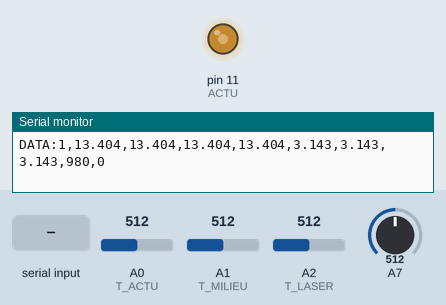
Recording of a sketch running on a simulated Arduino Mega 2560, built with avr-gcc and run on an emulated ATmega2560. Parts: output pins drawn as LEDs (lit = HIGH), the last lines printed to the serial monitor. The inputs (shaded band) are chosen by the test bench; at power-on: A7 = 512, A1 (T_MILIEU) = 512, A0 (T_ACTU) = 512, A2 (T_LASER) = 512.

Above: at 2.3 s.
2.4 s: "set_mode 90\n" received over Serial
At 4.1 s:
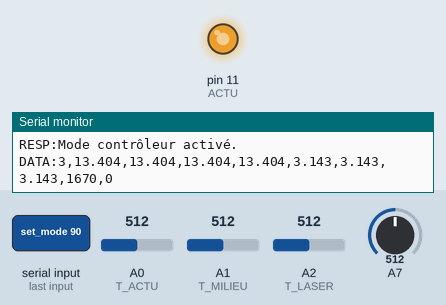
4.8 s: A7 set to 306
At 5.6 s:
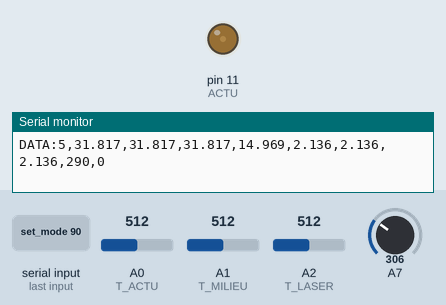
6.8 s: A7 set to 716
At 8.3 s:
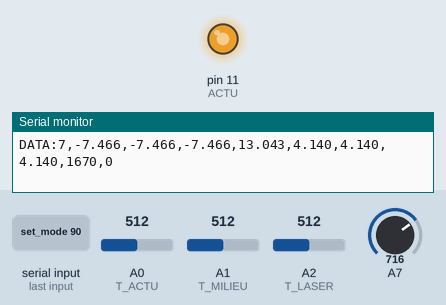
8.8 s: A7 set to 280
At 9.8 s:
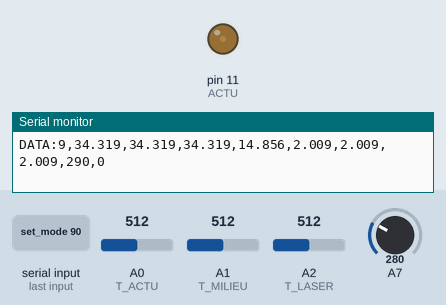
10.8 s: A1 (T_MILIEU) set to 992
At 14.1 s:
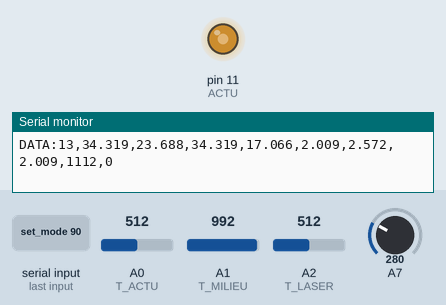
Timing chart, 0 to 19.8 s (numbered marks = the images above; inputs shaded):
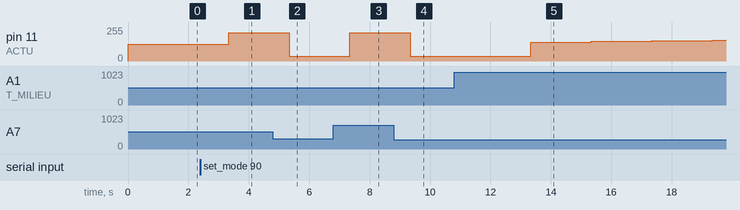

Measured:
- after the input at 2.4 s, pin 11 (ACTU): 125/255 → 213/255 after 0.94 s
- after the input at 4.8 s, pin 11 (ACTU): 213/255 → 37/255 after 0.54 s
- after the input at 6.8 s, pin 11 (ACTU): 37/255 → 213/255 after 0.54 s
- after the input at 8.8 s, pin 11 (ACTU): 213/255 → 37/255 after 0.54 s
- after the input at 10.8 s, pin 11 (ACTU): 37/255 → 142/255 after 2.5 s, → 147/255 2.0 s later, → 151/255 2.0 s later, → 155/255 2.0 s later

The sketch:

controleur.ino
```cpp
// Constantes pour les pins
const int T_ACTU = A0;
const int T_MILIEU = A1;
const int T_LASER = A2;
const int ACTU = 11; // pour avoir timer1 (16 bits)

// Constantes thermistances
const double A = 0.00335401643468053;
const double B = 0.000256523550896126;
const double C = 0.00000260597012072052;
const double D = 0.000000063292612648746;
const int r_25deg = 10000;
const int r_diviseur = 10000;
const double freq = 1.5; // Freq échantillonnage = freq/3

// Constantes et variables pour PIDF;
/*double a0 = 367.68750;
double a1 = -710.27591;
double a2 = 343.01658;
double b0 = 0.60350;
double b1 = 0.39650;
*/

double Kp = 25.0;
double Ti = 0.16;
double Td = 664.34;
double Tf = 0.7336;

// Memoire donnees pour PIDF
double e[2] = {0}; // files entrees
double u[2] = {0}; // files sortie
int index = 0;
double err_integrale = 0;
double err_prev = 0;
double derivee_filtree_prev = 0;

// Saturation
const int umin = 290;
const int umax = 1670;

// Variables pour calculer T3 estimé (calculs en assumant T=2)
const double b = 0.085;
const double a = 0.9026;
double t3k_1 = 0;

bool mode_rep_echelon = true;  // Pour setter si on veut sauvegarder des réponses à l'échelon ou asservir la temperature (si false)

double temp_cible = 24.0;
double temp_piece = 24.0; // Point d'operation, mesuré dans le setup

// Stabilite
const double tolerance = 0.1;
const int N = 30;
double t3_mesures[N] = {0}; // tableau circulaire mesures
int indice = 0;

// Variables lecteurs températures
volatile uint16_t valeur_ADC[3];
volatile uint8_t canal_ADC = 0;   // numero pin en cours de lecture
volatile bool nouvelle_donnee = false;

// Déclarations fonctions
double bits_a_tension(double donne_brute);
double PID_output(double cible, double mesure);
double tension_a_temp(double tension);
double estimer_t3(double t2_mesure);
int verif_stable(double t3);


void setup() {
  // Pour print
  Serial.begin(115200);

  pinMode(T_ACTU, INPUT);
  pinMode(T_MILIEU, INPUT);
  pinMode(T_LASER, INPUT);
  pinMode(ACTU, OUTPUT);

  // Pour avoir fréquence de 1kHz et 16 bits sur le pwm
  TCCR1A = (1 << COM1A1) | (1 << WGM11); // Mode Fast PWM avec TOP = ICR1
  TCCR1B = (1 << WGM13) | (1 << WGM12) | (1 << CS11); // Prescaler = 8
  ICR1 = 2000;  // Définit la période pour obtenir 1kHz
  OCR1A = 980; // entre 280 et 1680 (0V quand 980)

  // Timer2 pour test sur arduino uno
  /*TCCR2A = (1 << WGM21);   // Mode CTC pour faire interruptions
  TCCR2B = (1 << CS22);    // Prescaler de 64
  OCR2A = 249;             // Calcul pour trouver OCR2A en fonction de la fréquence d'échantillonnage : (16 MHz / (prescaler *  62.5Hz)) - 1 = 249
  TIMSK2 |= (1 << OCIE2A); // Activer l’interruption du timer
*/
  // Timer 3: code officiel pour arduino mega
  // Configurer Timer3 pour générer interruption
  TCCR3A = 0;                      // Mode normal
  TCCR3B = (1 << WGM32) | (1 << CS32) | (1 << CS30);  // CTC mode, prescaler 1024
  OCR3A = 16000000 / (1024 * freq) - 1;
  TIMSK3 |= (1 << OCIE3A);         // Activer l’interruption du timer


  // Configurer l’ADC
  ADMUX = (1 << REFS0);    // Référence AVCC, entrée (A0)
  ADCSRA = (1 << ADEN)  |  // Activer l’ADC
           (1 << ADPS2) | (1 << ADPS1) | (1 << ADPS0); // Prescaler 128 (16MHz / prescaler = 125kHz ADC)
  // Complète une conversion en 104us (13 cycle d'horloge / fréquence adc = 104us)

  // Récolter la température de la pièce (pour point d'opération)
  delay(1000);
  double somme = 0;
  const int nbMesures = 10;
  for (int i = 0; i < nbMesures; i++) {
    somme += analogRead(T_MILIEU);
    delay(10);
  }
  double bits_operation = somme / nbMesures;
  temp_piece = tension_a_temp(bits_a_tension(bits_operation));
}


ISR(TIMER3_COMPA_vect) {
  //Sélectionner le canal ADC (A0, A1, A2)
  ADMUX = (ADMUX & 0xF8) | canal_ADC; // Met à jour les bits MUX pour ADC0, ADC1 ou ADC2

  ADCSRA |= (1 << ADSC);  // Lancer une conversion ADC
  while (ADCSRA & (1 << ADSC));  // Attendre la fin de conversion
  valeur_ADC[canal_ADC] = ADC;  // Lire la valeur (10 bits)

  canal_ADC = (canal_ADC + 1) % 3;
  if (canal_ADC == 0) nouvelle_donnee = true; // Après une séquence complète (A0, A1, A2)
}


void loop() {

  // Vérifier si une commande est reçue
  if (Serial.available() > 0) {
    String commande = Serial.readStringUntil('\n');
    commande.trim();
    if (commande.startsWith("set_mode ")) {
      int mode = commande.substring(8).toInt();
      if (mode == 1) {
        mode_rep_echelon = true;
        Serial.println("RESP:Mode manuel activé.");
      }
      else {
        mode_rep_echelon = false;
        Serial.println("RESP:Mode contrôleur activé.");
      }
    }

    else if (commande == "get_mode"){
      Serial.println("RESP:" + (String)mode_rep_echelon);
    }

    else if (commande == "get_temp_cible"){
      Serial.println("RESP:" + (String)temp_cible);
    }

    else if (commande == "get_temp_piece"){
      Serial.println("RESP:" + (String)temp_piece);
    }

    else if (commande == "get_pidf"){
      Serial.println("RESP:" + String(Kp,3) + "," + String(Ti,3) + "," + String(Td,3) + "," + String(Tf,3));
    }

    else if (commande.startsWith("set_voltage ")) {
      if (mode_rep_echelon) {
        String valeur_str = commande.substring(11);
        valeur_str.trim();
        bool estNombre = true;

        // Vérifier si la valeur est bien un nombre
        for (unsigned int i = 0; i < valeur_str.length(); i++) {
            if (!isDigit(valeur_str[i]) && valeur_str[i] != '.' && valeur_str[i] != '-' && valeur_str[i] != '+' && valeur_str[i] != ' ') {
                estNombre = false;
                break;
            }
        }
        float volt = valeur_str.toFloat();
        if (volt > 1. || volt < -1. || !estNombre) {
          Serial.println("RESP:La tension ne respecte pas les bornes de -1V a 1V.");
        }
        else {
          OCR1A = map(volt*500, -500, 500, umin, umax);
          Serial.print("RESP:Volts en entré: ");
          Serial.println(volt);
        }
      }
      else {
        Serial.println("RESP:Tu ne peux pas commander une tension en mode automatique.");
      }
    }

    else if (commande.startsWith("set_temp ")){
      double temp = commande.substring(8).toFloat();
      if (temp > 30. || temp < 20.) {
        Serial.println("RESP:La température n'est pas entre 20°C et 30°C.");
      }
      else {
        temp_cible = temp;
        Serial.print("RESP:Température en entré: ");
        Serial.print(temp);
        if (mode_rep_echelon){
          Serial.println(". Cependant, il y n'aura pas d'effet, car vous êtes en mode manuel.");
        }
        else{
          Serial.println();
        }
      }
    }

    else if (commande.startsWith("set_temp_piece ")){
      double temp = commande.substring(14).toFloat();
      if (temp > 30. || temp < 20.) {
        Serial.println("RESP:La température n'est pas entre 20°C et 30°C.");
      }
      else {
        temp_piece = temp;
        Serial.print("RESP:Température pièce en entré: ");
        Serial.println(temp);
      }
    }

    else if (commande.startsWith("set_pidf ")){
      String pidf = commande.substring(8);

      char pidf_array[pidf.length() + 1];
      pidf.toCharArray(pidf_array, sizeof(pidf_array));

      char* token = strtok(pidf_array, ",");

      float vals[4] = {0};

      int i = 0;
      while (token != NULL && i < 4) {
          vals[i] = atof(token);
          token = strtok(NULL, ",");
          i++;
      }

      if (i == 4) {
          Kp = vals[0];
          Ti = vals[1];
          Td = vals[2];
          Tf = vals[3];
          Serial.print("RESP:Voici les nouvelles valeurs: Kp=");
          Serial.print(Kp, 3);
          Serial.print(", Ti=");
          Serial.print(Ti, 3);
          Serial.print(", Td=");
          Serial.print(Tf, 3);
          Serial.print(", Tf=");
          Serial.println(Tf, 3);
      } else {
          Serial.println("RESP:Erreur.");
      }
    }

    else {
        Serial.println("RESP:Commande inconnue.");
    }
  }

  // attendre qu'on recupere une nouvelle donnee
  if (nouvelle_donnee) {
    // Conversions ADC (10 bits)
    // Tensions
    double v_actu = bits_a_tension(valeur_ADC[0]);
    double v_milieu = bits_a_tension(valeur_ADC[1]);
    double v_laser = bits_a_tension(valeur_ADC[2]);

    // Convertir les tensions en températures
    double t_actu = tension_a_temp(v_actu);
    double t_milieu = tension_a_temp(v_milieu);
    double t_laser = tension_a_temp(v_laser);

    double t3_estime = estimer_t3(t_milieu);


    // Afficher les donnees sur le serial monitor (pour export)
    Serial.print("DATA:");
    Serial.print(millis()/1000.0, 0);
    Serial.print(",");
    Serial.print(t_actu, 3);
    Serial.print(",");
    Serial.print(t_milieu, 3);
    Serial.print(",");
    Serial.print(t_laser, 3);
    Serial.print(",");
    Serial.print(t3_estime, 3);
    Serial.print(",");
    Serial.print(v_actu, 3);
    Serial.print(",");
    Serial.print(v_milieu, 3);
    Serial.print(",");
    Serial.print(v_laser, 3);

    if (mode_rep_echelon){
    }
    else { // Mode controleur
      double sortie_pid = PID_output(temp_cible, t3_estime);
      // ici on va vouloir changer la fréquence du pwm en fonction de sorti_PI :
      OCR1A = sortie_pid;
    }
    Serial.print(",");
    Serial.print(OCR1A);
    int est_stable = verif_stable(t3_estime);
    Serial.print(",");
    Serial.println(est_stable);
    nouvelle_donnee = false;
  }
}

// Calcule la sortie du PID
double PID_output(double cible, double mesure) {
  // u = anciennes sorties
  // e : anciennes erreurs
  /*double err = (cible - mesure);
  double sortie = a0*err + a1*e[0] + a2*e[1] + b0*u[0] + b1*u[1];
  Serial.println();
  Serial.println(sortie);
  // Mise à jour des erreurs et sorties
  e[1] = e[0];
  e[0] = err;

  u[1] = u[0];
  u[0] = sortie;
  sortie = constrain(map(sortie, -100, 100, umin, umax), umin, umax);
  if (sortie == umin || sortie == umax) {
    e[0] = 0; // Anti-windup
    u[0] = u[1];
  }
  return sortie;*/

  double err = cible - mesure;

  // Mise à jour de l'erreur integrale
  err_integrale += err; // Accumulation pour le terme intégral

  // Calcul PID
  double derivee = err - err_prev;
  double derivee_filtree = (Tf * derivee + derivee_filtree_prev) / (1 + Tf);
  err_prev = err;

  double output = Kp * err + Ti * err_integrale + Td * derivee_filtree;
  output = map(output*10, -1000, 1000, 0, 2000) - 20;


  // Appliquer saturation et anti-windup
  if (output > umax) {
    output = umax;
    err_integrale -= err; // Anti-windup
  }
  else if (output < umin) {
    output = umin;
    err_integrale -= err; // Anti-windup
  }

  return constrain(output, umin, umax);
}

// Calcul la tension a partir du resultat de 0 a 1023
double bits_a_tension(double donne_brute){
  // Transfert en tension et enlever gain et soustraction ampli
  double ref = analogRead(A7);
  ref = ref*5./1023. + 0.04; // Tension drop de 0.04V lors de l'échantillonnage sur arduino
  double tension = donne_brute * 5 / 1023.0 * 24000/100000 + ref; // Avec soustracteur
  return tension;
}

// Calcule temperature avec thermistance NTC (resistance descend si température monte)
double tension_a_temp(double tension) {
  double rt = tension * r_diviseur / (5 - tension) ; // diviseur tension
  double log_r = log(rt/r_25deg); // Simplifier calcul
  return 1/(A+B*log_r+C*log_r*log_r+D*log_r*log_r*log_r) - 273.15; // temperature en °C
}

// Estime T3 a partir de T2 avec une fonction de transfert (discretisee et recurrente)
double estimer_t3(double t2_mesure){
  double t2_op = t2_mesure - temp_piece; // Enlever le point d'operation
  double t3_estime_op = b * t2_op + a * t3k_1; // T3 = 0.86/(1+19.5s) * T2
  t3k_1 = t3_estime_op;
  return t3_estime_op + temp_piece;
}

/* Verifie stabilite de t3
 * Stable (1) si 10 dernieres mesures sont a la cible +- la tolerance
 * Semi-stable (2) si derniere mesure est stable mais pas toutes les 10 dernieres (pour pas avoir delai de 20 secondes)
 * Instable (0) si un element de la liste pas dans tolerance et derniere mesure non plus
*/
int verif_stable(double t3) {
  t3_mesures[indice] = t3;
  indice = (indice + 1) % N; // Pour gérer la liste circulaire

  // Calcul de la moyenne
  double somme = 0;
  for (int i = 0; i < N; i++) {
    somme += t3_mesures[i];
  }
  double moyenne = somme / N;

  // Calcul de la déviation standard
  double somme_carre = 0;
  for (int i = 0; i < N; i++) {
    somme_carre += pow(t3_mesures[i] - moyenne, 2);
  }
  double ecart_type = sqrt(somme_carre / N);

  // Vérification de la stabilité
  if (ecart_type < tolerance && abs(t3 - temp_cible) < 0.6) {
    return 1; // Stable
  }
  return 0; // Instable
}
```
